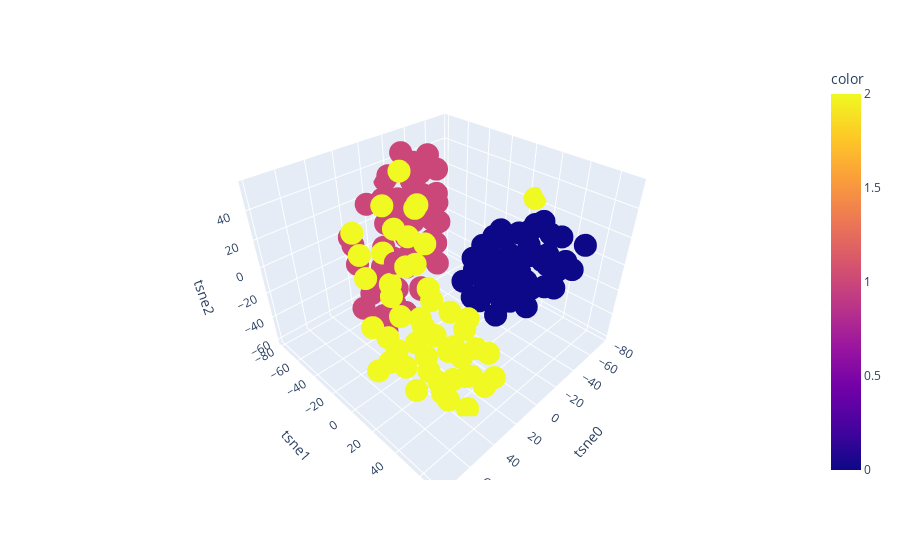

Notebook code for this chart:
### Code cell
# plot results with plotly
import plotly.express as px
fig = px.scatter_3d(X_tsne, x='tsne0', y='tsne1', z='tsne2', color=y)
fig.show()

### Figure 1 — Plotly figure (JSON) as saved in the notebook; plotly's stock layout.template omitted (floating-point values rounded to 4 significant figures; data arrays with more than 128 entries replaced by an {"elided": "..."} marker saying what was removed)
{"data": [{"hovertemplate": "tsne0=%{x}<br>tsne1=%{y}<br>tsne2=%{z}<br>color=%{marker.color}<extra></extra>", "legendgroup": "", "marker": {"color": {"elided": "150 int values"}, "coloraxis": "coloraxis", "symbol": "circle"}, "mode": "markers", "name": "", "scene": "scene", "showlegend": false, "type": "scatter3d", "x": {"elided": "150 float values"}, "y": {"elided": "150 float values"}, "z": {"elided": "150 float values"}}], "layout": {"coloraxis": {"colorbar": {"title": {"text": "color"}}, "colorscale": [[0, "#0d0887"], [0.1111, "#46039f"], [0.2222, "#7201a8"], [0.3333, "#9c179e"], [0.4444, "#bd3786"], [0.5556, "#d8576b"], [0.6667, "#ed7953"], [0.7778, "#fb9f3a"], [0.8889, "#fdca26"], [1, "#f0f921"]]}, "legend": {"tracegroupgap": 0}, "margin": {"t": 60}, "scene": {"domain": {"x": [0, 1], "y": [0, 1]}, "xaxis": {"title": {"text": "tsne0"}}, "yaxis": {"title": {"text": "tsne1"}}, "zaxis": {"title": {"text": "tsne2"}}}}}
